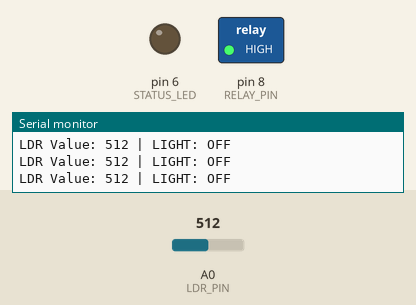
Bench run of a sketch on a simulated Arduino Uno, built with avr-gcc and run on an emulated ATmega328P. On the bench: switched loads named in the sketch (green lamp = pin HIGH), output pins drawn as LEDs (lit = HIGH), the last lines printed to the serial monitor. The inputs (shaded band) are chosen by the test bench; at power-on: A0 (LDR_PIN) = 512.

Above: at 1.2 s.
1.3 s: A0 (LDR_PIN) set to 408
2.8 s: A0 (LDR_PIN) set to 383
At 3.8 s:
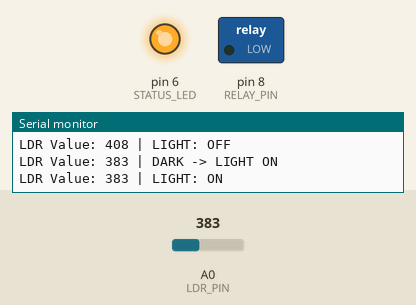
Timing chart, 0 to 5.8 s (numbered marks = the images above; inputs shaded):
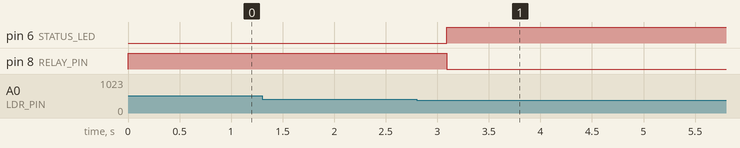

The sketch:

LDR_Relay_Automatic_Light.ino
```cpp
/*
 * ALPHA DIGITRONIX SOLUTIONS
 * ADS Arduino Inventor Kit
 *
 * PROJECT 27: LDR RELAY AUTOMATIC LIGHT
 *
 * LDR Module:
 * VCC -> 5V
 * GND -> GND
 * AO  -> A0
 *
 * Relay Module:
 * VCC -> 5V
 * GND -> GND
 * IN  -> D8
 *
 * Status LED:
 * D6 -> 330 ohm resistor -> LED -> GND
 *
 * Example thresholds:
 * DARK   <= 400 : Light ON
 * BRIGHT >= 600 : Light OFF
 */

#define LDR_PIN A0
#define RELAY_PIN 8
#define STATUS_LED 6

#define DARK_THRESHOLD 400
#define BRIGHT_THRESHOLD 600

bool lightState = false;

void setLight(bool state) {

  lightState = state;

  // Most common relay modules are active LOW
  digitalWrite(RELAY_PIN, state ? LOW : HIGH);

  digitalWrite(STATUS_LED, state ? HIGH : LOW);
}

void setup() {

  pinMode(RELAY_PIN, OUTPUT);
  pinMode(STATUS_LED, OUTPUT);

  setLight(false);

  Serial.begin(9600);

  Serial.println("--------------------------------");
  Serial.println("ALPHADIGITRONIX SOLUTIONS");
  Serial.println("LDR RELAY AUTOMATIC LIGHT");
  Serial.println("--------------------------------");
}

void loop() {

  int lightValue = analogRead(LDR_PIN);

  Serial.print("LDR Value: ");
  Serial.print(lightValue);
  Serial.print(" | ");

  // DARK CONDITION
  if (!lightState &&
      lightValue <= DARK_THRESHOLD) {

    setLight(true);

    Serial.println("DARK -> LIGHT ON");
  }

  // BRIGHT CONDITION
  else if (lightState &&
           lightValue >= BRIGHT_THRESHOLD) {

    setLight(false);

    Serial.println("BRIGHT -> LIGHT OFF");
  }

  else {

    Serial.print("LIGHT: ");
    Serial.println(lightState ? "ON" : "OFF");
  }

  delay(500);
}
```

Measured:
- the behaviour switches between 401 and 400 on A0 (LDR_PIN) (found by bisection; images 0 and 1)
- after the input at 2.8 s, pin 6 (STATUS_LED): LOW → HIGH after 0.29 s; pin 8 (RELAY_PIN): HIGH → LOW after 0.29 s
